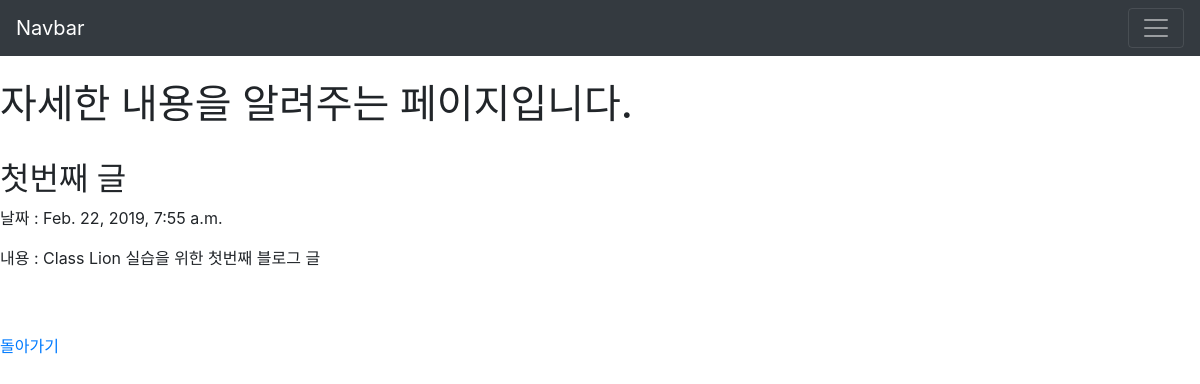
Page /blog/detail/1 on the committed database.
### blog/models.py (models this page shows, shortened)
class Blog(models.Model):
    title = models.CharField(max_length=200)
    body = models.TextField()
    pub_date = models.DateTimeField('date published')

### blog/views.py (the view)
# urls.py: path('detail/<int:blog_pk>',views.detail,name="detail"),
def detail(request,blog_pk):
    blog_detail = get_object_or_404(Blog,pk=blog_pk)
    return render(request,'blog/detail.html',{'blog' : blog_detail})

### blog/templates/blog/detail.html (shortened to what this page needs)
<!DOCTYPE html>
<html lang="en" dir="ltr">
  <head>
    <link rel="stylesheet" href="https://stackpath.bootstrapcdn.com/bootstrap/4.1.0/css/bootstrap.min.css">
  </head>
  <body>
    <nav class="navbar navbar-dark bg-dark">
      <a class="navbar-brand" href="#">Navbar</a>
      <button class="navbar-toggler" type="button" data-toggle="collapse" data-target="#navbarSupportedContent" aria-controls="navbarSupportedContent" aria-expanded="false" aria-label="Toggle navigation">
        <span class="navbar-toggler-icon"></span>
      </button>
    </nav>
    <br />
    <h1>자세한 내용을 알려주는 페이지입니다.</h1>
    <br />
    <h2>{{blog.title}}</h2>
    <p>날짜 : {{blog.pub_date}}</p>
    <p>내용 : {{blog.body}}</p>
    <br /><br />
    <a href="{% url 'home' %}">돌아가기</a>
  </body>
</html>

### rows in the picture
Blog: title "첫번째 글", pub_date "Feb. 22, 2019, 7:55 a.m.", body "Class Lion 실습을 위한 첫번째 블로그 글"
